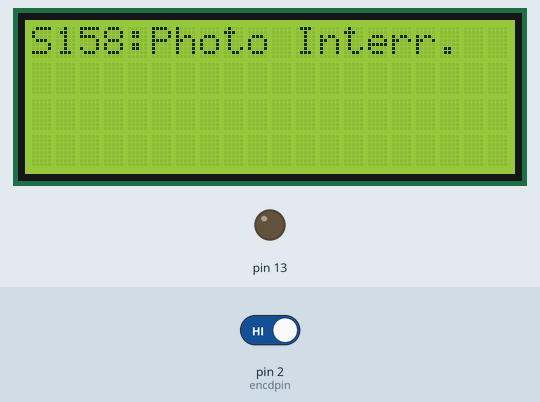
Bench run of a sketch on a simulated Arduino Uno, built with avr-gcc and run on an emulated ATmega328P. Parts: 20×4 character LCD, output pins drawn as LEDs (lit = HIGH). The test bench sets the inputs (shaded band); at power-on: pin 2 (encdpin) HIGH. What the sketch prints to the serial monitor is not drawn.

Above: at 1.2 s.
1.3 s: pin 2 (encdpin) driven LOW
At 2.6 s:
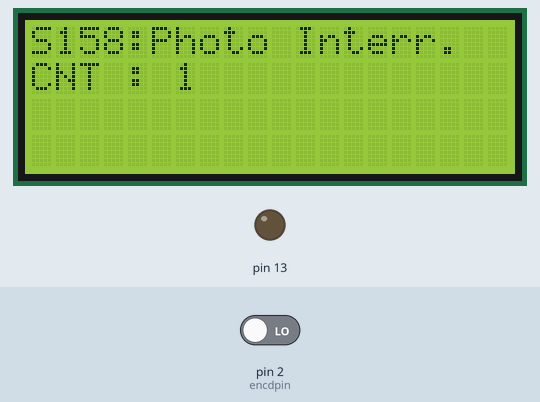
Timing chart, 0 to 4.3 s (numbered marks = the images above; inputs shaded):
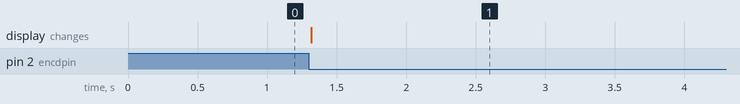

The sketch:

basic_test.ino
```cpp
/* Photo Interrupter Module LM393 Comparator (FC-03) [S158] : http://rdiot.tistory.com/96 [RDIoT Demo] */

#include <Wire.h>
#include <LiquidCrystal_I2C.h>

LiquidCrystal_I2C lcd(0x27,20,4);

#define encdpin               2

volatile int count, countold;
unsigned long ignoremilli = 10;
unsigned long oldtime = 0;
unsigned long time = 0;

void setup()
{

  lcd.init();

  lcd.backlight();

  count = 0;
  countold = 0;
  oldtime = millis();

  pinMode(encdpin, INPUT);
  pinMode(13, OUTPUT);
  attachInterrupt(digitalPinToInterrupt(encdpin), sensor1, FALLING);

  Serial.begin(9600);
  Serial.println("start");
}

void loop()
{
  lcd.setCursor(0,0);
  lcd.print("S158:Photo Interr.");


  if (countold != count)
  {
    Serial.println(count);
    lcd.setCursor(0,1);
    lcd.print("CNT : "+(String)count+" ");
       countold = count;

  }
}

void sensor1()
{
  time = millis();

  if( (time - oldtime) > ignoremilli ) {
   count++;
  }
  oldtime = millis();

}
```

Measured:
- after the input at 1.3 s, the display: changes at once (image 1)
